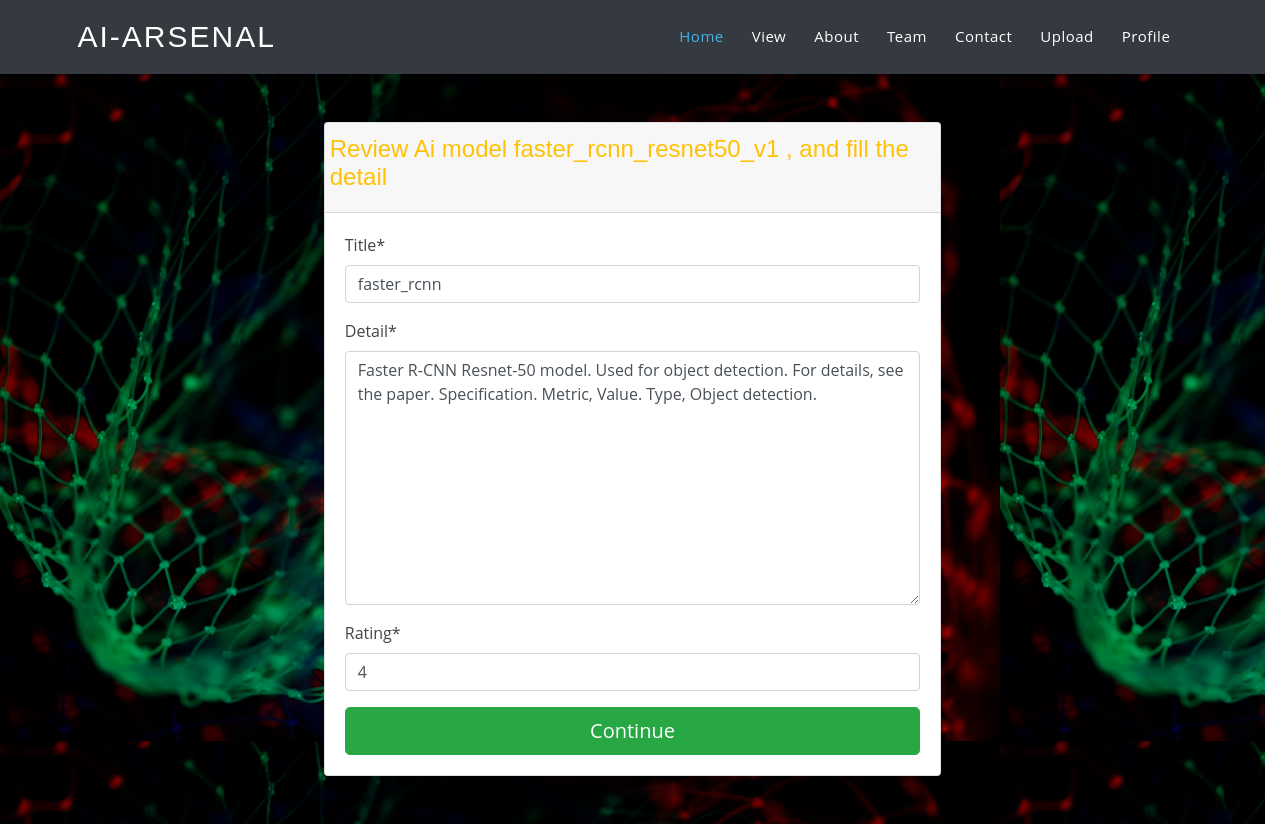
Before: /storage/review/2 (signed in) with the older database file.
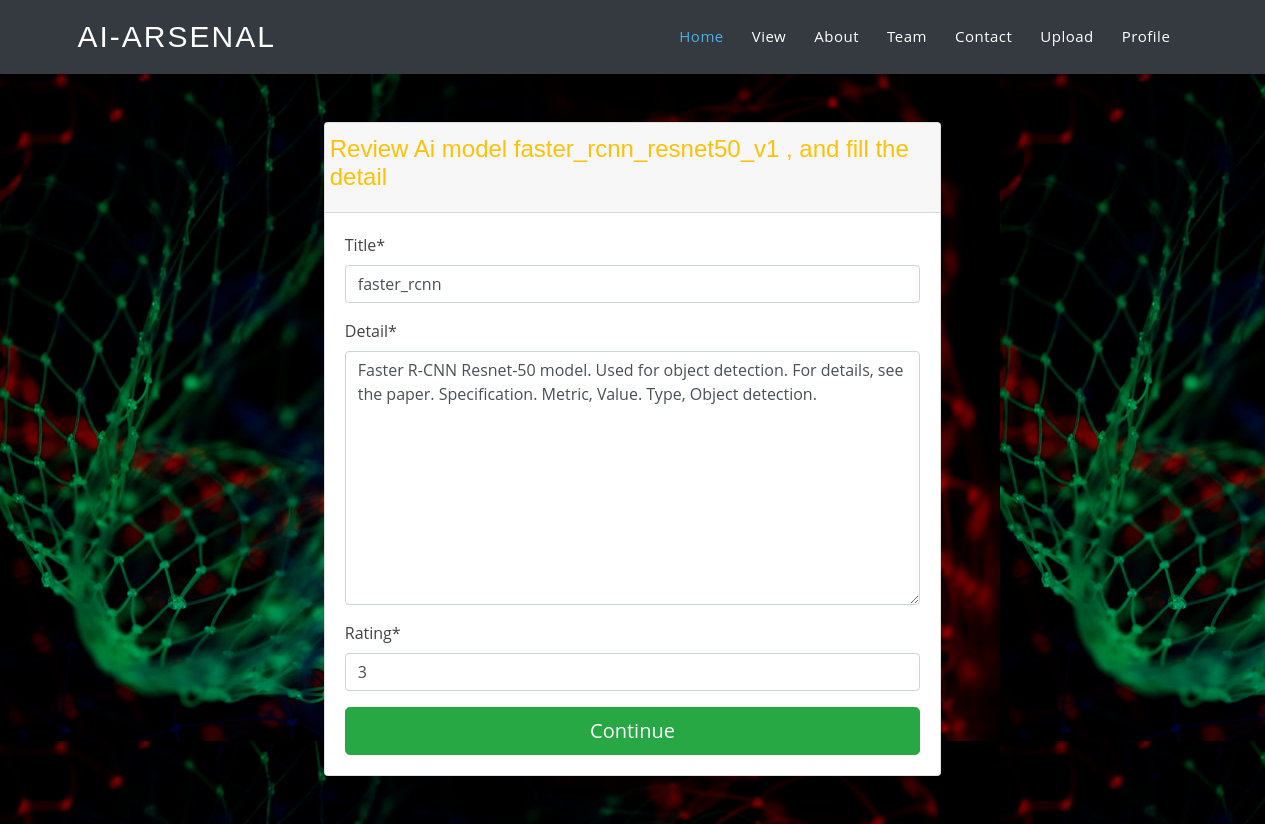
After: the same page with the newer database file.
### storage/models.py (models this page shows)
class ReviewAiModel(models.Model):
    title = models.CharField(max_length=225,default="review title")
    detail = models.TextField()
    reviewer = models.ForeignKey(User,on_delete=models.DO_NOTHING,)
    aimodel = models.ForeignKey(AiModel,on_delete=models.CASCADE)
    rating = models.PositiveIntegerField(default=3,validators=[MinValueValidator(1),MaxValueValidator(5)])
    uploaded_on =models.DateTimeField(auto_now=True)
    def __str__(self):
        return f'{self.title} for {self.aimodel}'

### storage/views.py (the view, shortened to what this page needs)
# urls.py: path('review/<int:pk>',review_form,name='review_ai_model'),
@login_required
def review_form(request,pk):
    result = AiModel.objects.get(pk=pk)
    info= ReviewAiModel.objects.filter(reviewer__id=request.user.id,aimodel__id=result.id)
    print(info)
    if request.method=='GET':
        if len(info)>0:
            form=ReviewUploadForm(instance=info[0])
        else:
            form=ReviewUploadForm()
        abc = {'reviewform':form,'aimodel':result}
        return render(request,'storage/review.html',abc)

### storage/forms.py
class ReviewUploadForm(forms.ModelForm):
    class Meta:
       model = ReviewAiModel
       fields=('title','detail','rating')

### storage/models.py (called while the page is built)
    def __str__(self):
        return self.name

### templates/storage/review.html (shortened to what this page needs)
{% extends 'layout/base.html' %}
{% load static %}
{% load crispy_forms_tags %}
{% block content %}
<div class="signup" style="background-image: url('{% static 'img/6.jpeg' %}' );">
   <div class="row justify-content-center ">
      <div class="col-6">
         <div class="card my-5">
            <div class="card-header">
               <div class="row justify-content-center ">
                  <h4 class="text-warning "> Review Ai model {{ aimodel.name }} , and fill the detail</h4>
               </div>
            </div>
            <div class="card-body">
               <form method="POST">
                  {{ reviewform|crispy}}
                  <button class="btn btn-success btn-lg btn-block">Continue</button>
               </form>
            </div>
         </div>
      </div>
   </div>
</div>
{% endblock content %}

Changed rows visible on the page:
changed ReviewAiModel "faster_rcnn": rating "4" → "3"
